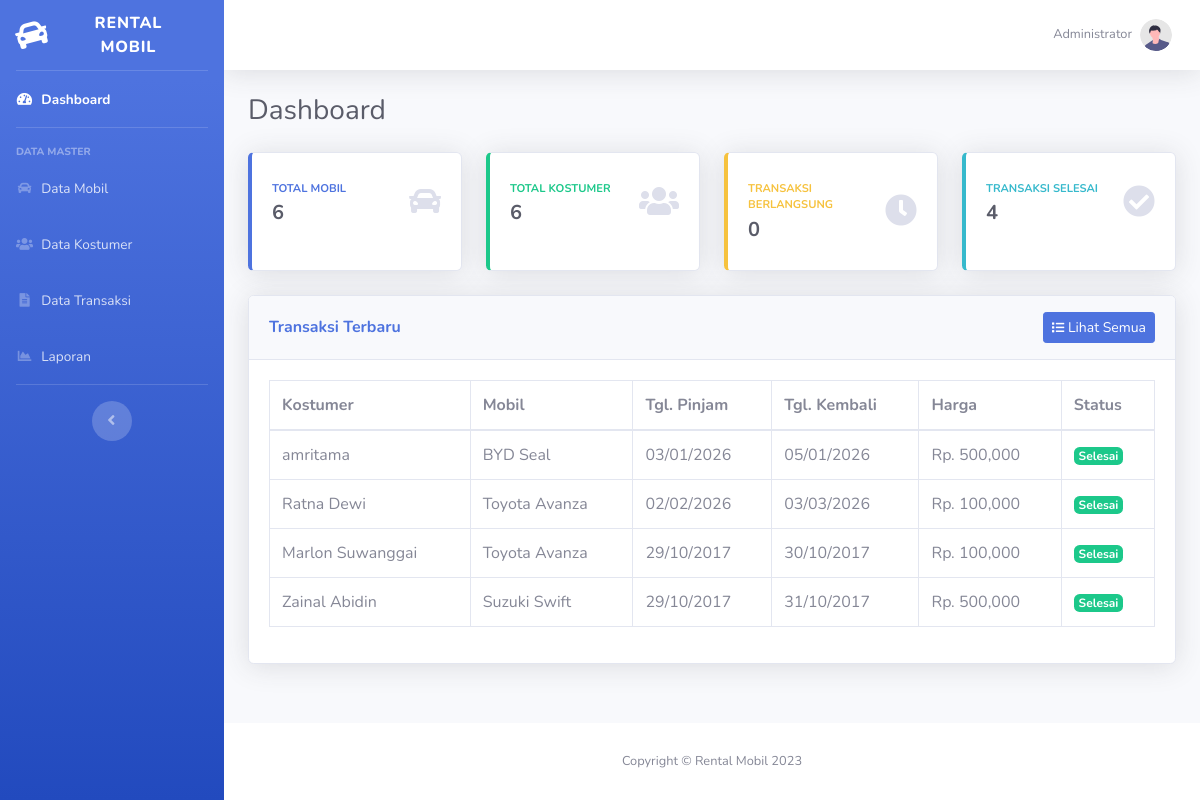
Screenshot of /index.php/admin with the database file from the repository.
### tables this page shows
CREATE TABLE `transaksi` (
  `transaksi_id` int(11) NOT NULL,
  `transaksi_karyawan` int(11) DEFAULT NULL,
  `transaksi_kostumer` int(11) DEFAULT NULL,
  `transaksi_mobil` int(11) DEFAULT NULL,
  `transaksi_tgl_pinjam` date DEFAULT NULL,
  `transaksi_tgl_kembali` date DEFAULT NULL,
  `transaksi_harga` int(11) DEFAULT NULL,
  `transaksi_denda` int(11) DEFAULT NULL,
  `transaksi_tgl` date DEFAULT NULL,
  `transaksi_totaldenda` int(11) DEFAULT NULL,
  `transaksi_status` int(11) DEFAULT NULL,
  `transaksi_tgldikembalikan` date DEFAULT NULL
);

CREATE TABLE `kostumer` (
  `kostumer_id` int(11) NOT NULL,
  `kostumer_nama` varchar(100) DEFAULT NULL,
  `kostumer_alamat` text DEFAULT NULL,
  `kostumer_jk` varchar(10) DEFAULT NULL,
  `kostumer_hp` varchar(20) DEFAULT NULL,
  `kostumer_ktp` varchar(30) DEFAULT NULL
);

CREATE TABLE `mobil` (
  `mobil_id` int(11) NOT NULL,
  `mobil_merk` varchar(30) DEFAULT NULL,
  `mobil_plat` varchar(20) DEFAULT NULL,
  `mobil_warna` varchar(30) DEFAULT NULL,
  `mobil_tahun` int(11) DEFAULT NULL,
  `mobil_status` int(11) DEFAULT NULL
);

### application/controllers/Admin.php (called while the page is built, shortened)
<?php
class Admin extends CI_Controller {
    function __construct(){
        $this->load->model('m_rental');
        $this->load->helper('url');
        $this->load->library('form_validation');
    }
    public function index()
    {
        $data['total_mobil']       = $this->db->count_all('mobil');
        $data['total_kostumer']    = $this->db->count_all('kostumer');
        $data['transaksi_aktif']   = $this->db->where('transaksi_status', '0')->count_all_results('transaksi');
        $data['transaksi_selesai'] = $this->db->where('transaksi_status', '1')->count_all_results('transaksi');
        $data['transaksi_terbaru'] = $this->db->query("select * from transaksi,mobil,kostumer where transaksi_mobil=mobil_id and transaksi_kostumer=kostumer_id order by transaksi_id desc limit 5")->result();
        $this->load->view('admin/header');
        $this->load->view('admin/dashboard', $data);
        $this->load->view('admin/footer');
    }
}

### index.php (called while the page is built, shortened)
<?php
require_once BASEPATH.'core/CodeIgniter.php';

### application/views/admin/dashboard.php (the view)
<div class="d-sm-flex align-items-center justify-content-between mb-4">
    <h1 class="h3 mb-0 text-gray-800">Dashboard</h1>
</div>
<div class="row">
    <div class="col-xl-3 col-md-6 mb-4">
        <div class="card border-left-primary shadow h-100 py-2">
            <div class="card-body">
                <div class="row no-gutters align-items-center">
                    <div class="col mr-2">
                        <div class="text-xs font-weight-bold text-primary text-uppercase mb-1">Total Mobil</div>
                        <div class="h5 mb-0 font-weight-bold text-gray-800"><?php echo $total_mobil; ?></div>
                    </div>
                    <div class="col-auto">
                        <i class="fas fa-car fa-2x text-gray-300"></i>
                    </div>
                </div>
            </div>
        </div>
    </div>
    <div class="col-xl-3 col-md-6 mb-4">
        <div class="card border-left-success shadow h-100 py-2">
            <div class="card-body">
                <div class="row no-gutters align-items-center">
                    <div class="col mr-2">
                        <div class="text-xs font-weight-bold text-success text-uppercase mb-1">Total Kostumer</div>
                        <div class="h5 mb-0 font-weight-bold text-gray-800"><?php echo $total_kostumer; ?></div>
                    </div>
                    <div class="col-auto">
                        <i class="fas fa-users fa-2x text-gray-300"></i>
                    </div>
                </div>
            </div>
        </div>
    </div>
    <div class="col-xl-3 col-md-6 mb-4">
        <div class="card border-left-warning shadow h-100 py-2">
            <div class="card-body">
                <div class="row no-gutters align-items-center">
                    <div class="col mr-2">
                        <div class="text-xs font-weight-bold text-warning text-uppercase mb-1">Transaksi Berlangsung</div>
                        <div class="h5 mb-0 font-weight-bold text-gray-800"><?php echo $transaksi_aktif; ?></div>
                    </div>
                    <div class="col-auto">
                        <i class="fas fa-clock fa-2x text-gray-300"></i>
                    </div>
                </div>
            </div>
        </div>
    </div>
    <div class="col-xl-3 col-md-6 mb-4">
        <div class="card border-left-info shadow h-100 py-2">
            <div class="card-body">
                <div class="row no-gutters align-items-center">
                    <div class="col mr-2">
                        <div class="text-xs font-weight-bold text-info text-uppercase mb-1">Transaksi Selesai</div>
                        <div class="h5 mb-0 font-weight-bold text-gray-800"><?php echo $transaksi_selesai; ?></div>
                    </div>
                    <div class="col-auto">
                        <i class="fas fa-check-circle fa-2x text-gray-300"></i>
                    </div>
                </div>
            </div>
        </div>
    </div>
</div>
<div class="row">
    <div class="col-12">
        <div class="card shadow mb-4">
            <div class="card-header py-3 d-flex flex-row align-items-center justify-content-between">
                <h6 class="m-0 font-weight-bold text-primary">Transaksi Terbaru</h6>
                <a href="<?php echo base_url().'admin/transaksi'; ?>" class="btn btn-sm btn-primary">
                    <i class="fas fa-list fa-sm"></i> Lihat Semua
                </a>
            </div>
            <div class="card-body">
                <div class="table-responsive">
                    <table class="table table-bordered table-hover" width="100%" cellspacing="0">
                        <thead>
                            <tr>
                                <th>Kostumer</th>
                                <th>Mobil</th>
                                <th>Tgl. Pinjam</th>
                                <th>Tgl. Kembali</th>
                                <th>Harga</th>
                                <th>Status</th>
                            </tr>
                        </thead>
                        <tbody>
                            <?php if(empty($transaksi_terbaru)){ ?>
                            <tr>
                                <td colspan="6" class="text-center">Belum ada transaksi</td>
                            </tr>
                            <?php } else { ?>
                            <?php foreach($transaksi_terbaru as $t){ ?>
                            <tr>
                                <td><?php echo $t->kostumer_nama; ?></td>
                                <td><?php echo $t->mobil_merk; ?></td>
                                <td><?php echo date('d/m/Y', strtotime($t->transaksi_tgl_pinjam)); ?></td>
                                <td><?php echo date('d/m/Y', strtotime($t->transaksi_tgl_kembali)); ?></td>
                                <td>Rp. <?php echo number_format($t->transaksi_harga); ?></td>
                                <td>
                                    <?php if($t->transaksi_status == '1'){ ?>
                                    <span class="badge badge-success">Selesai</span>
                                    <?php } else { ?>
                                    <span class="badge badge-warning">Berlangsung</span>
                                    <?php } ?>
                                </td>
                            </tr>
                            <?php } ?>
                            <?php } ?>
                        </tbody>
                    </table>
                </div>
            </div>
        </div>
    </div>
</div>

### application/views/admin/header.php (shortened to what this page needs)
<!DOCTYPE html>
<html lang="en">
<head>
    <link href="<?php echo base_url().'assets/'; ?>vendor/fontawesome-free/css/all.min.css" rel="stylesheet" type="text/css">
    <link href="<?php echo base_url().'assets/'; ?>css/sb-admin-2.min.css" rel="stylesheet">
</head>
<body id="page-top">
    <div id="wrapper">
        <ul class="navbar-nav bg-gradient-primary sidebar sidebar-dark accordion" id="accordionSidebar">
            <a class="sidebar-brand d-flex align-items-center justify-content-center" href="<?php echo base_url().'admin'; ?>">
                <div class="sidebar-brand-icon rotate-n-15">
                    <i class="fas fa-car"></i>
                </div>
                <div class="sidebar-brand-text mx-3">Rental Mobil</div>
            </a>
            <hr class="sidebar-divider my-0">
            <li class="nav-item <?php echo ($this->uri->segment(2) == '') ? 'active' : ''; ?>">
                <a class="nav-link" href="<?php echo base_url().'admin'; ?>">
                    <i class="fas fa-fw fa-tachometer-alt"></i>
                    <span>Dashboard</span></a>
            </li>
            <hr class="sidebar-divider">
            <div class="sidebar-heading">
                Data Master
            </div>
            <li class="nav-item <?php echo ($this->uri->segment(2) == 'mobil') ? 'active' : ''; ?>">
                <a class="nav-link" href="<?php echo base_url().'admin/mobil'; ?>">
                    <i class="fas fa-fw fa-car"></i>
                    <span>Data Mobil</span></a>
            </li>
            <li class="nav-item <?php echo ($this->uri->segment(2) == 'kostumer') ? 'active' : ''; ?>">
                <a class="nav-link" href="<?php echo base_url().'admin/kostumer'; ?>">
                    <i class="fas fa-fw fa-users"></i>
                    <span>Data Kostumer</span></a>
            </li>
            <li class="nav-item <?php echo ($this->uri->segment(2) == 'transaksi') ? 'active' : ''; ?>">
                <a class="nav-link" href="<?php echo base_url().'admin/transaksi'; ?>">
                    <i class="fas fa-fw fa-file-alt"></i>
                    <span>Data Transaksi</span></a>
            </li>
            <li class="nav-item <?php echo ($this->uri->segment(2) == 'laporan') ? 'active' : ''; ?>">
                <a class="nav-link" href="<?php echo base_url().'admin/laporan'; ?>">
                    <i class="fas fa-fw fa-chart-area"></i>
                    <span>Laporan</span></a>
            </li>
            <hr class="sidebar-divider d-none d-md-block">
            <div class="text-center d-none d-md-inline">
                <button class="rounded-circle border-0" id="sidebarToggle"></button>
            </div>
        </ul>
        <div id="content-wrapper" class="d-flex flex-column">
            <div id="content">
                <nav class="navbar navbar-expand navbar-light bg-white topbar mb-4 static-top shadow">
                    <ul class="navbar-nav ml-auto">
                        <li class="nav-item dropdown no-arrow">
                            <a class="nav-link dropdown-toggle" href="#" id="userDropdown" role="button"
                                data-toggle="dropdown" aria-haspopup="true" aria-expanded="false">
                                <span class="mr-2 d-none d-lg-inline text-gray-600 small">Administrator</span>
                                <img class="img-profile rounded-circle"
                                    src="<?php echo base_url().'assets/'; ?>img/undraw_profile.svg">
                            </a>
                        </li>
                    </ul>
                </nav>
                <div class="container-fluid">

### application/views/admin/footer.php (shortened to what this page needs)
                </div>
            </div>
            <footer class="sticky-footer bg-white">
                <div class="container my-auto">
                    <div class="copyright text-center my-auto">
                        <span>Copyright &copy; Rental Mobil 2023</span>
                    </div>
                </div>
            </footer>
        </div>
    </div>
</body>
</html>

### rows the page displays
transaksi: transaksi_kostumer.kostumer_nama "amritama", transaksi_mobil.mobil_merk "BYD Seal", transaksi_tgl_pinjam "03/01/2026", transaksi_tgl_kembali "05/01/2026", transaksi_harga "500,000", transaksi_status "Selesai"
transaksi: transaksi_kostumer.kostumer_nama "Ratna Dewi", transaksi_mobil.mobil_merk "Toyota Avanza", transaksi_tgl_pinjam "02/02/2026", transaksi_tgl_kembali "03/03/2026", transaksi_harga "100,000", transaksi_status "Selesai"
transaksi: transaksi_kostumer.kostumer_nama "Marlon Suwanggai", transaksi_mobil.mobil_merk "Toyota Avanza", transaksi_tgl_pinjam "29/10/2017", transaksi_tgl_kembali "30/10/2017", transaksi_harga "100,000", transaksi_status "Selesai"
transaksi: transaksi_kostumer.kostumer_nama "Zainal Abidin", transaksi_mobil.mobil_merk "Suzuki Swift", transaksi_tgl_pinjam "29/10/2017", transaksi_tgl_kembali "31/10/2017", transaksi_harga "500,000", transaksi_status "Selesai"

### other values shown
$total_mobil "6"
$total_kostumer "6"
$transaksi_aktif "0"
$transaksi_selesai "4"
